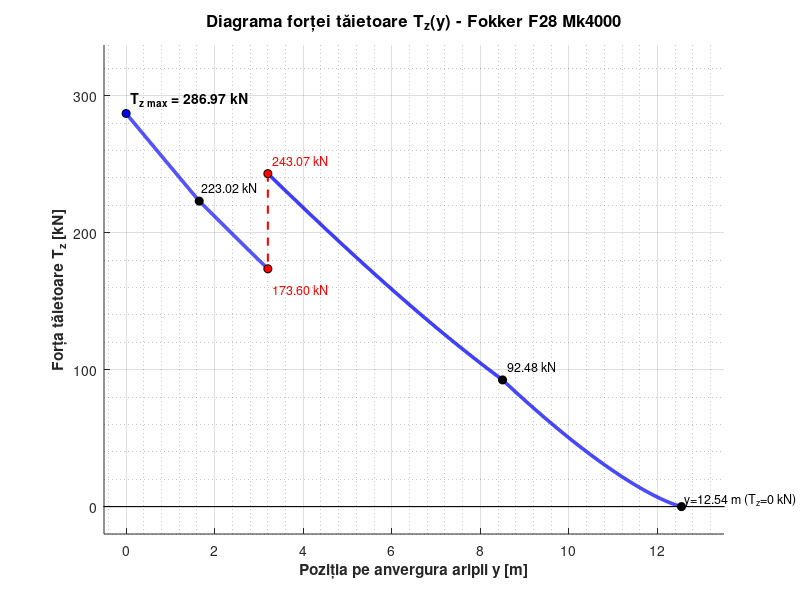

The MATLAB source for this figure:
% Script MATLAB pentru generarea diagramei fortei taietoare Tz(y)
% Avion de calcul: Fokker F28 Mk4000
clear; clc; close all;

% Definire constante si parametri geometrici
b = 12.54; % Semianvergura aripii [m]
coeff_arcsin = 203574.36;

% --- INTERVALUL 1: Vârful aripii (8.50 <= y <= 12.54 m) ---
y1 = linspace(8.50, 12.54, 500);
elliptic_1 = coeff_arcsin * (asin(y1/b) + (y1/b).*sqrt(1 - (y1/b).^2));
Tz1 = 399804.14 - 6382 * y1 - elliptic_1;

% --- INTERVALUL 2: Rezervor combustibil (3.20 <= y <= 8.50 m) ---
y2 = linspace(3.20, 8.50, 500);
elliptic_2 = coeff_arcsin * (asin(y2/b) + (y2/b).*sqrt(1 - (y2/b).^2));
Tz2 = 345993.19 - 51.3 * y2 - elliptic_2;

% --- INTERVALUL 3: Între încastrare și motor (1.65 <= y <= 3.20 m) ---
y3 = linspace(1.65, 3.20, 500);
elliptic_3 = coeff_arcsin * (asin(y3/b) + (y3/b).*sqrt(1 - (y3/b).^2));
Tz3 = 276524.36 - 51.3 * y3 - elliptic_3;

% --- INTERVALUL 4: Zona sub fuzelaj (0 <= y <= 1.65 m) ---
y4 = linspace(0, 1.65, 500);
elliptic_4 = coeff_arcsin * (asin(y4/b) + (y4/b).*sqrt(1 - (y4/b).^2));
Tz4 = 286970.02 - 6382 * y4 - elliptic_4;

% --- TRASAREA DIAGRAMEI ---
figure('Color', [1 1 1]);
hold on;

% Trasare curbe pentru fiecare interval (transformate in kN pentru lizibilitate)
plot(y1, Tz1/1000, 'b-', 'LineWidth', 2.5);
plot(y2, Tz2/1000, 'b-', 'LineWidth', 2.5);
plot(y3, Tz3/1000, 'b-', 'LineWidth', 2.5);
plot(y4, Tz4/1000, 'b-', 'LineWidth', 2.5);

% Trasare salt vertical la cota y = 3.20 m
plot([3.20 3.20], [Tz2(1)/1000, Tz3(end)/1000], 'r--', 'LineWidth', 1.5);

% Evidențiere puncte remarcabile prin markeri
plot(12.54, Tz1(end)/1000, 'ko', 'MarkerFaceColor', 'k', 'MarkerSize', 6);
plot(8.50, Tz1(1)/1000, 'ko', 'MarkerFaceColor', 'k', 'MarkerSize', 6);
plot(3.20, Tz2(1)/1000, 'ko', 'MarkerFaceColor', 'r', 'MarkerSize', 6);
plot(3.20, Tz3(end)/1000, 'ko', 'MarkerFaceColor', 'r', 'MarkerSize', 6);
plot(1.65, Tz3(1)/1000, 'ko', 'MarkerFaceColor', 'k', 'MarkerSize', 6);
plot(0, Tz4(1)/1000, 'ko', 'MarkerFaceColor', 'b', 'MarkerSize', 6);

% Adaugare etichete cu valori text pe grafic langa punctele cheie
text(12.6, 5, 'y=12.54 m (T_z=0 kN)', 'FontSize', 9);
text(8.6, Tz1(1)/1000 + 10, sprintf('%.2f kN', Tz1(1)/1000), 'FontSize', 9);
text(3.3, Tz2(1)/1000 + 10, sprintf('%.2f kN', Tz2(1)/1000), 'FontSize', 9, 'Color', 'r');
text(3.3, Tz3(end)/1000 - 15, sprintf('%.2f kN', Tz3(end)/1000), 'FontSize', 9, 'Color', 'r');
text(1.7, Tz3(1)/1000 + 10, sprintf('%.2f kN', Tz3(1)/1000), 'FontSize', 9);
text(0.1, Tz4(1)/1000 + 10, sprintf('T_{z max} = %.2f kN', Tz4(1)/1000), 'FontSize', 10, 'FontWeight', 'bold');

% Configurare aspect axe si caroiaj
grid on; grid minor;
xlabel('Poziția pe anvergura aripii y [m]', 'FontSize', 11, 'FontWeight', 'bold');
ylabel('Forța tăietoare T_z [kN]', 'FontSize', 11, 'FontWeight', 'bold');
title('Diagrama forței tăietoare T_z(y) - Fokker F28 Mk4000', 'FontSize', 12, 'FontWeight', 'bold');
xlim([-0.5 13.5]);
ylim([-20 max(Tz4/1000)+50]);

% Linie de zero pentru referinta axei Ox
plot([-1 14], [0 0], 'k-', 'LineWidth', 0.8);

hold off;
